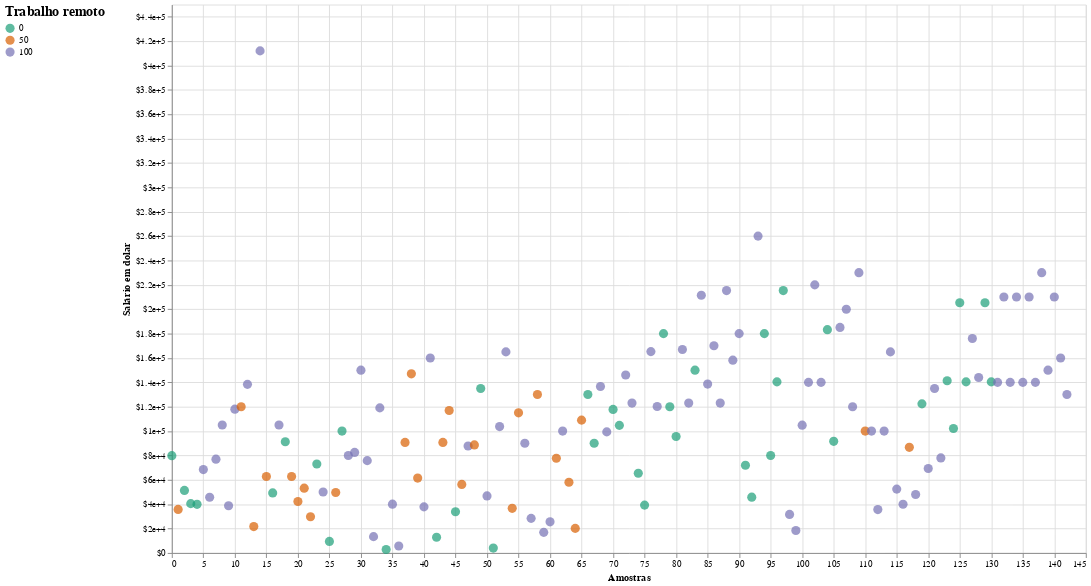

This figure's notebook cell:
### Code cell
# Criando um scatter plot somente com os 'Data Scientist'
df["remote_ratio"] = df["remote_ratio"].astype(str)

alt.Chart(
    df.query("job_title == 'Data Scientist'").reset_index().reset_index()
).mark_point(filled=True, size=100).encode(
    alt.X(
        "level_0",
        axis=alt.Axis(title="Amostras"),
        scale=alt.Scale(domain=[0, 145], nice=False),
    ),
    alt.Y("salary_in_usd", axis=alt.Axis(format="$", title="Salário em dolar")),
    alt.Color(
        "remote_ratio",
        scale=alt.Scale(scheme="dark2"),
        sort=["0", "50", "100"],
        legend=alt.Legend(
            title="Trabalho remoto", orient="left", labelFontSize=10, titleFontSize=15
        ),
    ),
).properties(
    width=1000, height=600
)

### Figure 1 — Vega-Lite specification as saved in the notebook (floating-point values rounded to 4 significant figures; data arrays with more than 128 entries replaced by an {"elided": "..."} marker saying what was removed)
{"config": {"view": {"continuousWidth": 400, "continuousHeight": 300}}, "data": {"name": "data-c31419ae8c728233f2d8a1c0fd8a925a"}, "mark": {"type": "point", "filled": true, "size": 100}, "encoding": {"color": {"field": "remote_ratio", "legend": {"labelFontSize": 10, "orient": "left", "title": "Trabalho remoto", "titleFontSize": 15}, "scale": {"scheme": "dark2"}, "sort": ["0", "50", "100"], "type": "nominal"}, "x": {"axis": {"title": "Amostras"}, "field": "level_0", "scale": {"domain": [0, 145], "nice": false}, "type": "quantitative"}, "y": {"axis": {"format": "$", "title": "Salário em dolar"}, "field": "salary_in_usd", "type": "quantitative"}}, "height": 600, "width": 1000, "$schema": "https://vega.github.io/schema/vega-lite/v4.17.0.json", "datasets": {"data-c31419ae8c728233f2d8a1c0fd8a925a": {"elided": "143 records"}}}
